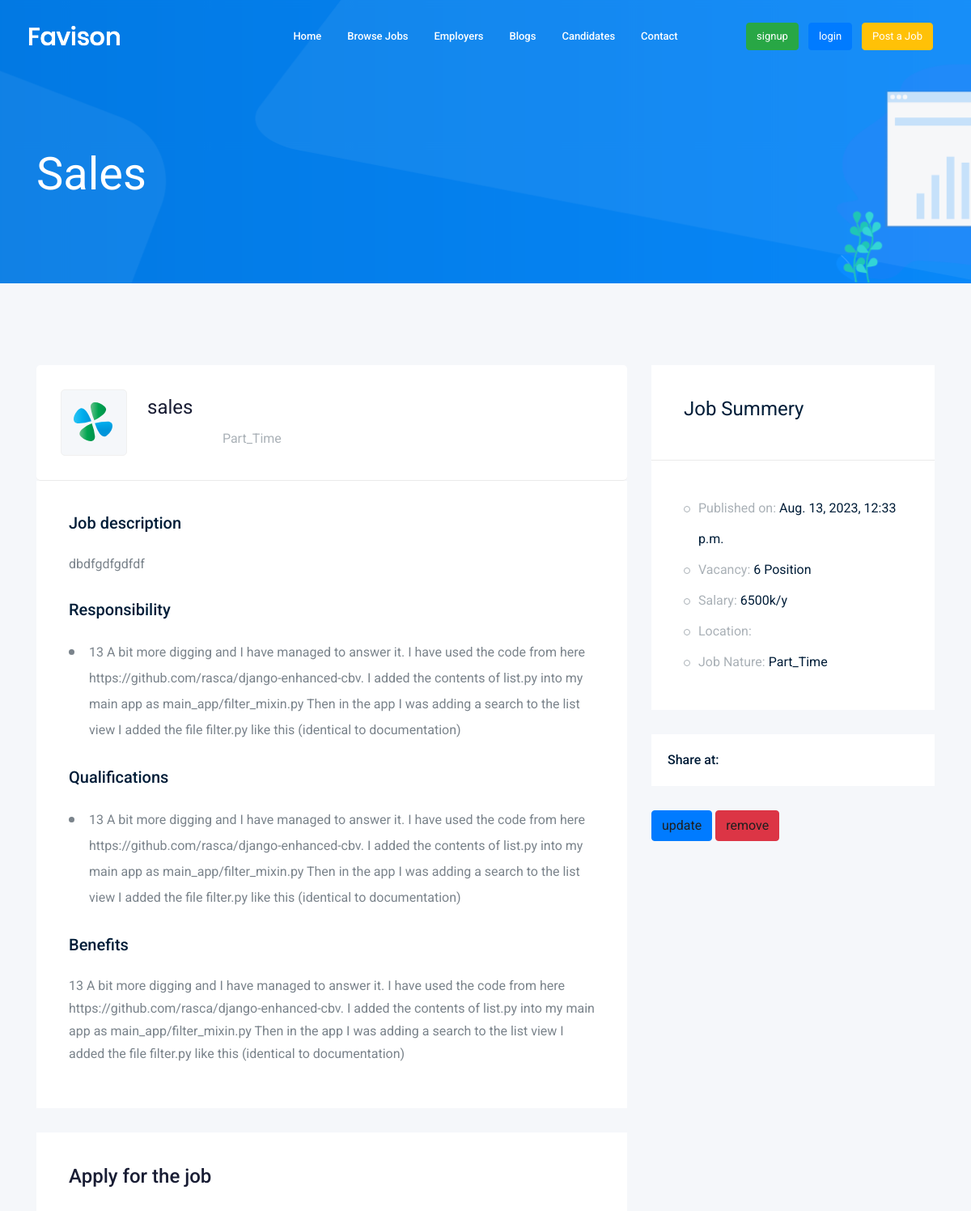
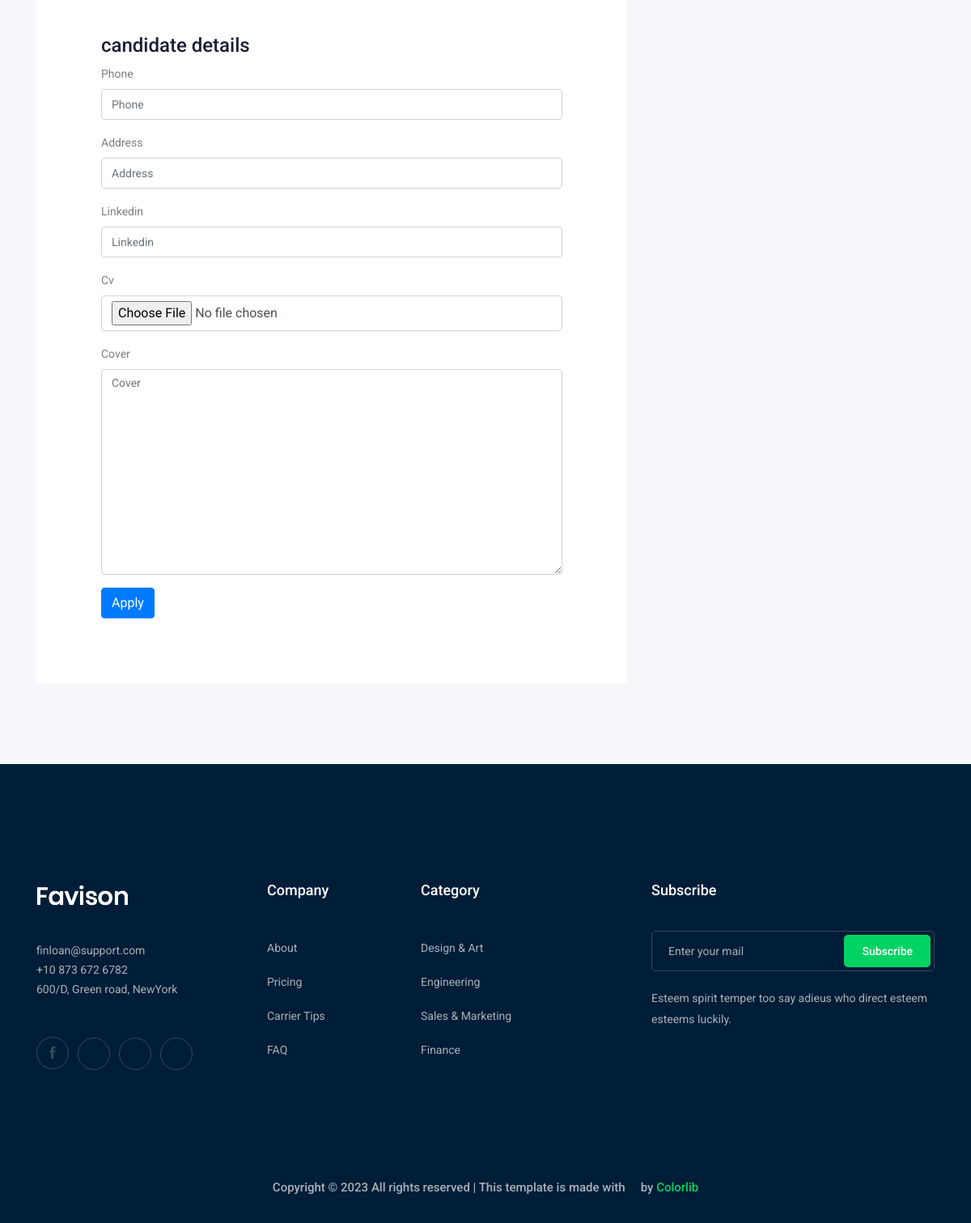
The page /jobs/sales-job-3a4c on the database its author committed (2 pictures, top to bottom).
### board/models.py (models this page shows, shortened)
class Job(models.Model):
    author = models.ForeignKey(User, verbose_name=_(
        "author"), on_delete=models.SET_NULL, null=True, blank=True, related_name='job_author')
    name = models.CharField(_("job"), max_length=100)
    employer = models.ForeignKey(Employer, verbose_name=_(
        "employer"), on_delete=models.SET_NULL, related_name='job_employer', null=True, blank=True)
    category = models.ForeignKey(Category, verbose_name=_(
        "category"), on_delete=models.CASCADE, related_name='job_category')
    job_type = models.CharField(_("job type"), max_length=50, choices=JOB_TYPE)
    published_at = models.DateTimeField(_("published at"), auto_now_add=True)
    vacancy = models.IntegerField(_("vacancy"))
    salary = models.IntegerField(_("salary"))
    des = models.TextField(_("description"), max_length=2500)
    Qual = models.TextField(_("Qualifications"), max_length=2500)
    Res = models.TextField(_("Responsibility"), max_length=2500)
    Benefits = models.TextField(_("Benefits"), max_length=2500)
    slug = models.SlugField(_("slug"), null=True, blank=True, unique=True)
    def __str__(self):
        return self.name

### board/views.py (the view)
# urls.py: path('jobs/<slug:slug>', Job_detail ,name='job_detail'),  #functions
def Job_detail(request, slug):
    job = get_object_or_404(Job, slug=slug)
    if request.method == 'POST':
        form = CandidateForm(request.POST, request.FILES)
        if form.is_valid():
            Candidate = form.save(commit=False)
            Candidate.job = job
            Candidate.save()
            return redirect('board:job_detail', slug=job.slug)
    else:
        form = CandidateForm()
    context = {'job': job, 'form': form}
    return render(request, 'board/job_detail.html', context)

### board/forms.py
class CandidateForm(forms.ModelForm):
    class Meta:
        model = Candidate
        fields = '__all__'
        exclude=['user','job']

### board/templates/board/job_detail.html (shortened to what this page needs)
{% extends 'base.html' %}
{% load bootstrap4 %}
{% block content %}
<div class="bradcam_area bradcam_bg_1">
    <div class="container">
        <div class="row">
            <div class="col-xl-12">
                <div class="bradcam_text">
                    <h3>{{job}}</h3>
                </div>
            </div>
        </div>
    </div>
</div>
<div class="job_details_area">
    <div class="container">
        <div class="row">
            <div class="col-lg-8">
                <div class="job_details_header">
                    <div class="single_jobs white-bg d-flex justify-content-between">
                        <div class="jobs_left d-flex align-items-center">
                            <div class="thumb">
                                <img src="img/svg_icon/1.svg" alt="">
                            </div>
                            <div class="jobs_conetent">
                                <a href="#">
                                    <h4>{{job}}</h4>
                                </a>
                                <div class="links_locat d-flex align-items-center">
                                    <div class="location">
                                        <p> <i class="fa fa-map-marker"></i> {{job.employer.location}}</p>
                                    </div>
                                    <div class="location">
                                        <p> <i class="fa fa-clock-o"></i> {{job.job_type}}</p>
                                    </div>
                                </div>
                            </div>
                        </div>
                    </div>
                </div>
                <div class="descript_wrap white-bg">
                    <div class="single_wrap">
                        <h4>Job description</h4>
                        <p>{{job.des}}</p>
                    </div>
                    <div class="single_wrap">
                        <h4>Responsibility</h4>
                        <ul>
                            <li>{{job.Res}}
                            </li>
                        </ul>
                    </div>
                    <div class="single_wrap">
                        <h4>Qualifications</h4>
                        <ul>
                            <li>{{job.Qual}}
                            </li>
                        </ul>
                    </div>
                    <div class="single_wrap">
                        <h4>Benefits</h4>
                        <p>{{job.Benefits}}</p>
                    </div>
                </div>
                <div class="apply_job_form white-bg">
                    <h4>Apply for the job</h4>
                    <form method="POST" enctype="multipart/form-data" class="apply_job_form white-bg">
                        <h3>candidate details</h3>
                        {% bootstrap_form form %}
                        {% buttons %}
                        <button type="submit" class="btn btn-primary">Apply</button>
                        {% endbuttons %}
                    </form>
                </div>
            </div>
            <div class="col-lg-4">
                <div class="job_sumary">
                    <div class="summery_header">
                        <h3>Job Summery</h3>
                    </div>
                    <div class="job_content">
                        <ul>
                            <li>Published on: <span>{{job.published_at}}</span></li>
                            <li>Vacancy: <span>{{job.vacancy}} Position</span></li>
                            <li>Salary: <span>{{job.salary}}k/y</span></li>
                            <li>Location: </li>
                            <li>Job Nature: <span> {{job.job_type}}</span></li>
                        </ul>
                    </div>
                </div>
                <div class="share_wrap d-flex">
                    <span>Share at:</span>
                    <ul>
                        <li><a href="https://www.facebook.com" target="_blank"> <i class="fa fa-facebook"></i></a> </li>
                        <li><a href="https://www.google-plus.com" target="_blank"> <i class="fa fa-google-plus"></i></a>
                        </li>
                        <li><a href="https://www.twitter.com" target="_blank"> <i class="fa fa-twitter"></i></a> </li>
                    </ul>
                </div>
                <div>
                    <button type="submit" class="btn btn-primary"><a
                            href="{% url 'board:job_update' job.slug %}">update</a></button>
                    <button type="submit" class="btn btn-danger"><a
                            href="{% url 'board:job_delete' job.slug %}">remove</a></button>
                </div>
            </div>
        </div>
    </div>
</div>
{% endblock content %}

### rows shown on the page
Job: name "Sales", name "sales", job_type "Part_Time", des "dbdfgdfgdfdf", Res "13 A bit more digging and I have managed to answer it. I have used the code from here https://github.com/rasca/django-enhanced-cbv. I added the contents of list.py into my main app as main_app/filter_mixin.py Then in the app I was adding a search to the list view I added the file filter.py like this (identical to documentation)", Qual "13 A bit more digging and I have managed to answer it. I have used the code from here https://github.com/rasca/django-enhanced-cbv. I added the contents of list.py into my main app as main_app/filter_mixin.py Then in the app I was adding a search to the list view I added the file filter.py like this (identical to documentation)", Benefits "13 A bit more digging and I have managed to answer it. I have used the code from here https://github.com/rasca/django-enhanced-cbv. I added the contents of list.py into my main app as main_app/filter_mixin.py Then in the app I was adding a search to the list view I added the file filter.py like this (identical to documentation)", published_at "Aug. 13, 2023, 12:33 p.m.", vacancy "6", salary "6500"
